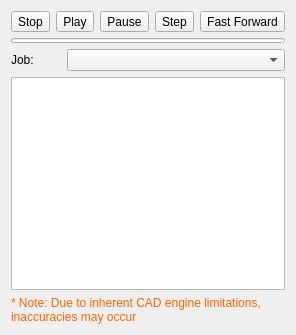
<?xml version="1.0" encoding="UTF-8"?>
<ui version="4.0">
 <class>SimTask</class>
 <widget class="QDialog" name="SimTask">
  <property name="geometry">
   <rect>
    <x>0</x>
    <y>0</y>
    <width>266</width>
    <height>335</height>
   </rect>
  </property>
  <property name="windowTitle">
   <string>Dialog</string>
  </property>
  <layout class="QVBoxLayout" name="verticalLayout">
   <item>
    <layout class="QHBoxLayout" name="horizontalLayout_2">
     <item>
      <spacer name="horizontalSpacer_2">
       <property name="orientation">
        <enum>Qt::Horizontal</enum>
       </property>
       <property name="sizeHint" stdset="0">
        <size>
         <width>40</width>
         <height>20</height>
        </size>
       </property>
      </spacer>
     </item>
     <item>
      <widget class="QToolButton" name="toolButtonStop">
       <property name="toolTip">
        <string>Stop running simulation</string>
       </property>
       <property name="text">
        <string>Stop</string>
       </property>
       <property name="icon">
        <iconset resource="Resources/CAM_Sim.qrc">
         <normaloff>:/Icons/BStop.svg</normaloff>:/Icons/BStop.svg</iconset>
       </property>
       <property name="iconSize">
        <size>
         <width>32</width>
         <height>32</height>
        </size>
       </property>
      </widget>
     </item>
     <item>
      <widget class="QToolButton" name="toolButtonPlay">
       <property name="toolTip">
        <string>Activate / resume simulation</string>
       </property>
       <property name="text">
        <string>Play</string>
       </property>
       <property name="icon">
        <iconset resource="Resources/CAM_Sim.qrc">
         <normaloff>:/Icons/BPlay.svg</normaloff>:/Icons/BPlay.svg</iconset>
       </property>
       <property name="iconSize">
        <size>
         <width>32</width>
         <height>32</height>
        </size>
       </property>
      </widget>
     </item>
     <item>
      <widget class="QToolButton" name="toolButtonPause">
       <property name="toolTip">
        <string>Pause simulation</string>
       </property>
       <property name="text">
        <string>Pause</string>
       </property>
       <property name="icon">
        <iconset resource="Resources/CAM_Sim.qrc">
         <normaloff>:/Icons/BPause.svg</normaloff>:/Icons/BPause.svg</iconset>
       </property>
       <property name="iconSize">
        <size>
         <width>32</width>
         <height>32</height>
        </size>
       </property>
      </widget>
     </item>
     <item>
      <widget class="QToolButton" name="toolButtonStep">
       <property name="toolTip">
        <string>Single step simulation</string>
       </property>
       <property name="text">
        <string>Step</string>
       </property>
       <property name="icon">
        <iconset resource="Resources/CAM_Sim.qrc">
         <normaloff>:/Icons/BStep.svg</normaloff>:/Icons/BStep.svg</iconset>
       </property>
       <property name="iconSize">
        <size>
         <width>32</width>
         <height>32</height>
        </size>
       </property>
      </widget>
     </item>
     <item>
      <widget class="QToolButton" name="toolButtonFF">
       <property name="toolTip">
        <string>Run simulation till end without animation</string>
       </property>
       <property name="text">
        <string>Fast Forward</string>
       </property>
       <property name="icon">
        <iconset resource="Resources/CAM_Sim.qrc">
         <normaloff>:/Icons/BFastForward.svg</normaloff>:/Icons/BFastForward.svg</iconset>
       </property>
       <property name="iconSize">
        <size>
         <width>32</width>
         <height>32</height>
        </size>
       </property>
      </widget>
     </item>
     <item>
      <spacer name="horizontalSpacer">
       <property name="orientation">
        <enum>Qt::Horizontal</enum>
       </property>
       <property name="sizeHint" stdset="0">
        <size>
         <width>40</width>
         <height>20</height>
        </size>
       </property>
      </spacer>
     </item>
    </layout>
   </item>
   <item>
    <widget class="QProgressBar" name="progressBar">
     <property name="sizePolicy">
      <sizepolicy hsizetype="Expanding" vsizetype="Maximum">
       <horstretch>0</horstretch>
       <verstretch>0</verstretch>
      </sizepolicy>
     </property>
     <property name="maximumSize">
      <size>
       <width>16777215</width>
       <height>5</height>
      </size>
     </property>
     <property name="textVisible">
      <bool>false</bool>
     </property>
    </widget>
   </item>
   <item>
    <layout class="QHBoxLayout" name="horizontalLayout">
     <item>
      <widget class="QLabel" name="label">
       <property name="maximumSize">
        <size>
         <width>50</width>
         <height>16777215</height>
        </size>
       </property>
       <property name="text">
        <string>Job:</string>
       </property>
      </widget>
     </item>
     <item>
      <widget class="QComboBox" name="comboJobs"/>
     </item>
    </layout>
   </item>
   <item>
    <widget class="QListWidget" name="listOperations">
     <property name="selectionMode">
      <enum>QAbstractItemView::NoSelection</enum>
     </property>
    </widget>
   </item>
   <item>
    <widget class="QLabel" name="label_2">
     <property name="styleSheet">
      <string notr="true">QLabel { color: rgb(250, 100, 0) }</string>
     </property>
     <property name="text">
      <string>* Note: Due to inherent CAD engine limitations, inaccuracies may occur</string>
     </property>
     <property name="wordWrap">
      <bool>true</bool>
     </property>
    </widget>
   </item>
  </layout>
 </widget>
 <resources>
  <include location="Resources/CAM_Sim.qrc"/>
 </resources>
 <connections/>
 <slots>
  <slot>SimStop()</slot>
  <slot>SimPlay()</slot>
  <slot>SimPause()</slot>
  <slot>SimStep()</slot>
  <slot>SimFF()</slot>
 </slots>
</ui>
